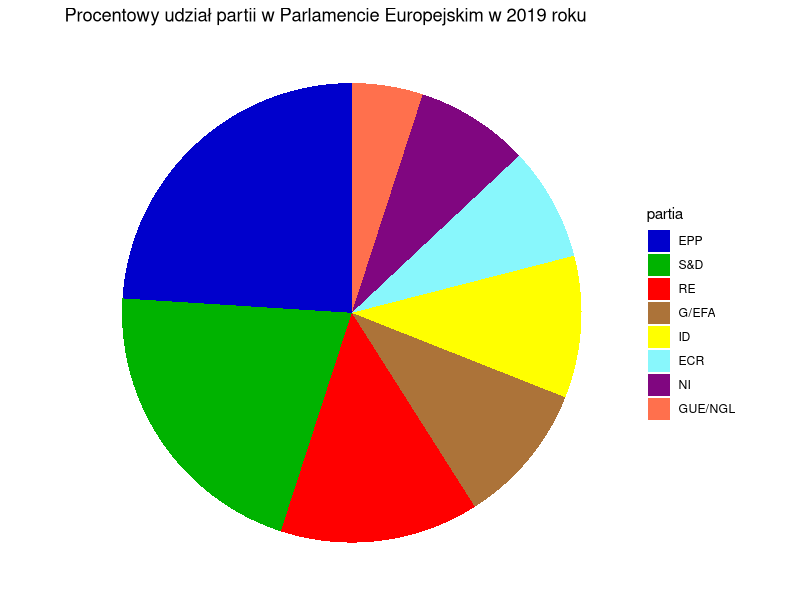
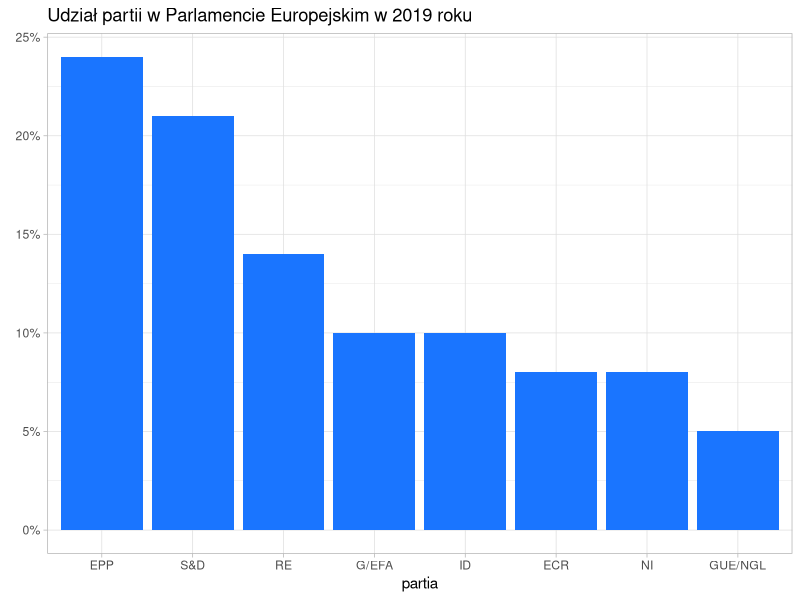
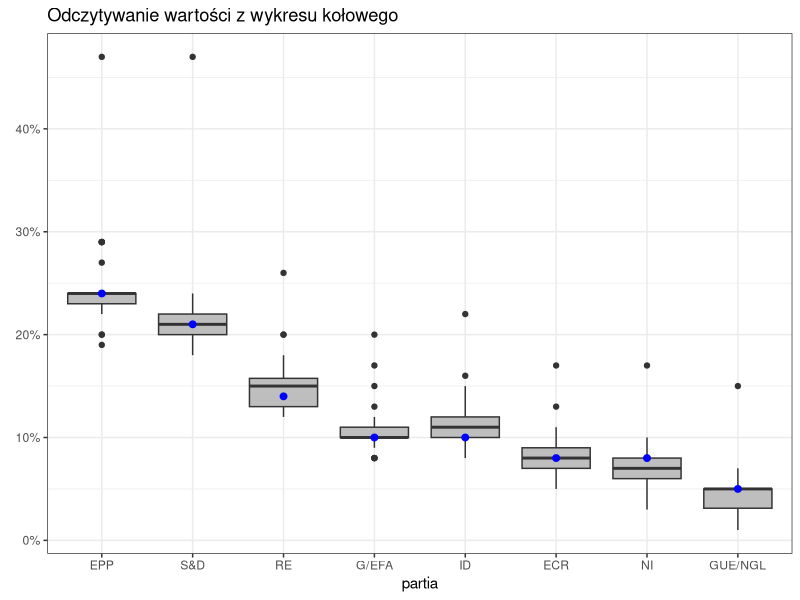
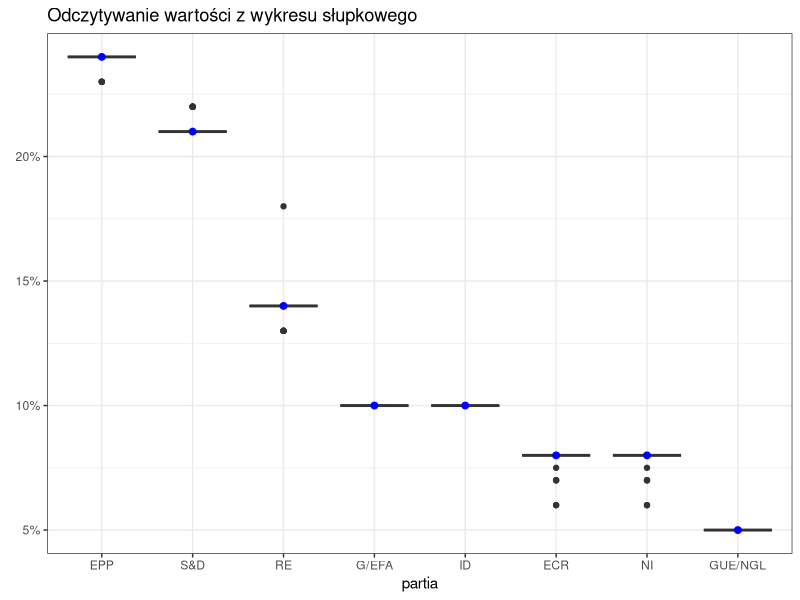

Here is the R script that generated these plots, in order:
## ---- chunk 1
knitr::opts_chunk$set(echo = TRUE)
pdf.options(encoding='ISOLatin2.enc')
## ---- chunk 2
library(ggplot2)
library(dplyr)

liczba_mandatow <- c(182, 154, 108, 74, 73, 62, 57, 41)
partia <- c("EPP", "S&D", "RE", "G/EFA", "ID", "ECR", "NI", "GUE/NGL")
dane <- data.frame(liczba_mandatow, partia)
dane <- dane %>% mutate(procent=round(liczba_mandatow/sum(liczba_mandatow)*100,0))

dane$partia <- factor(dane$partia, levels = c("EPP", "S&D", "RE", "G/EFA", "ID", "ECR",
                                              "NI", "GUE/NGL"))
## ---- chunk 3
ggplot(dane, aes(x ="", y = procent, fill = partia)) + 
  geom_bar(stat="identity", width = 1) +
  ggtitle("Procentowy udział partii w Parlamencie Europejskim w 2019 roku") +
  coord_polar("y", start=0) + theme_void() +
  scale_fill_manual(values = c("#0000CC", "#00B300", "#FF0000", "#AC7339",
                                      "#FFFF00", "#88F7FC", "#800680", "#FF704D"))
## ---- chunk 4
ggplot(dane, aes(x =partia, y = procent, fill = partia)) + 
  geom_bar(stat="identity") + ylab(element_blank()) +
  scale_y_continuous(labels = scales::percent_format(scale = 1, accuracy = 1)) +
  ggtitle("Udział partii w Parlamencie Europejskim w 2019 roku") +
  scale_fill_manual(values = rep("#1A75FF", length.out = 8)) + theme_light() + 
  guides(fill = FALSE)
## ---- chunk 5
library(reshape2)
dane <- read.csv("PD3_dane.csv", sep = ";")
dane <-tibble(dane)

dane_kolowy <- dane[, c("Sygnatura.czasowa", "EPP_kolowy", "S.D_kolowy", "RE_kolowy",
                        "G.EFA_kolowy", "ID_kolowy", "ECR_kolowy", "NI_kolowy", "GUE.NGL_kolowy")]

colnames(dane_kolowy) <- c("Sygnatura.czasowa", "EPP", "S&D", "RE",
                           "G/EFA", "ID", "ECR", "NI", "GUE/NGL")

dane_slupkowy <- dane[, c("Sygnatura.czasowa", "EPP_slupkowy", "S.D_slupkowy", "RE_slupkowy",
                        "G.EFA_slupkowy", "ID_slupkowy", "ECR_slupkowy", "NI_slupkowy", "GUE.NGL_slupkowy")]

colnames(dane_slupkowy) <- c("Sygnatura.czasowa", "EPP", "S&D", "RE",
                           "G/EFA", "ID", "ECR", "NI", "GUE/NGL")

variable <- c("EPP", "S&D", "RE",
              "G/EFA", "ID", "ECR", "NI", "GUE/NGL")
value <- c(24, 21, 14, 10, 10, 8, 8, 5)
prawdziwe <- tibble(variable, value)
## ---- chunk 6
ggplot(data = melt(dane_kolowy), aes(x=variable, y=value)) + geom_boxplot(fill = "grey") + 
  ylab(element_blank()) + xlab("partia") + ggtitle("Odczytywanie wartości z wykresu kołowego") +
  scale_y_continuous(labels = scales::percent_format(scale = 1, accuracy = 1)) + 
  geom_point(data = prawdziwe, colour = "blue", size = 2) + theme_bw()
## ---- chunk 7
ggplot(data = melt(dane_slupkowy), aes(x=variable, y=value)) + geom_boxplot(fill = "grey") + 
  ylab(element_blank()) + xlab("partia") + ggtitle("Odczytywanie wartości z wykresu słupkowego") +
  scale_y_continuous(labels = scales::percent_format(scale = 1, accuracy = 1)) + 
  geom_point(data = prawdziwe, colour = "blue", size = 2) + theme_bw()
